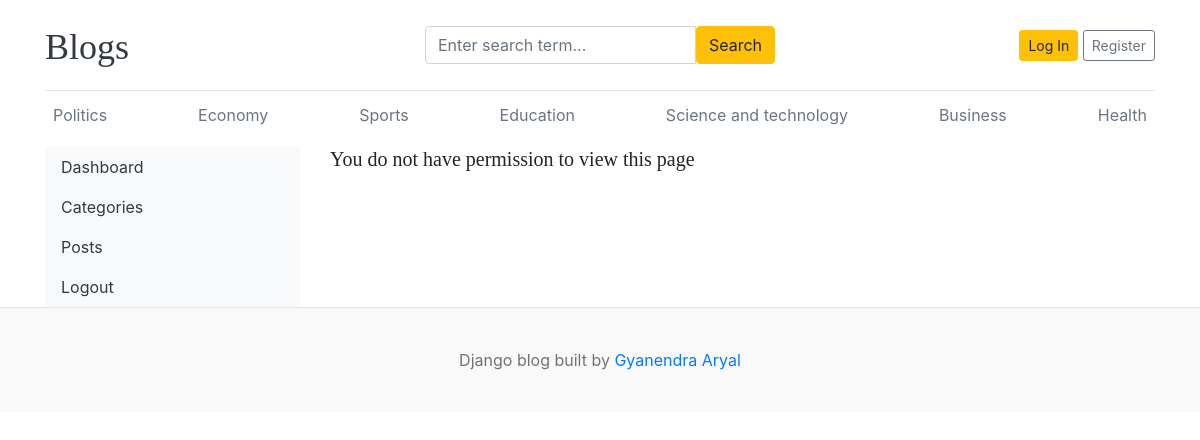
The page /dashboard/users/ on the database its author committed.
### blogs/models.py (models this page shows)
class Category(models.Model):
    id = models.BigAutoField(primary_key=True)
    category_name = models.CharField(max_length=100, unique=True)
    created_at = models.DateTimeField(auto_now_add=True)
    updated_at = models.DateTimeField(auto_now=True)
    class Meta:
        verbose_name_plural = "categories"
    def __str__(self):
        return self.category_name

### dashboards/views.py (the view)
# urls.py: path("users/", views.users, name="users"),
def users(request):
    users = User.objects.all()
    context = {"users": users}
    return render(request, "dashboard/users.html", context)

### blogs/context_processors.py (called while the page is built)
def get_categories(request):
    categories = Category.objects.all()
    return dict(categories=categories)

def get_social_links(request):
    social_links = SocialLink.objects.all()
    return dict(social_links=social_links)

### templates/dashboard/users.html (shortened to what this page needs)
{% extends "base.html" %}
{% block content %}
<div class="row">
  {% include "dashboard/sidebar.html" %} {% comment %} Right sidebar {% endcomment %}
  <div class="col-md-9">
    {% if perms.auth.view_user %}
    <h1>All Users</h1>
    <a href="{% url "add_user"%}" class="btn text-light btn-dark float-right mb-2">Add User</a>
    <table class="table table-hover">
      <thead>
        <tr>
          <th>S.N</th>
          <th>Full Name</th>
          <th>Username</th>
          <th>Email</th>
          <th>Active</th>
          <th>Staff</th>
          <th>Superuser</th>
          <th>Action</th>
        </tr>
      </thead>
      <tbody>
         {% for user in users %}
        <tr>
          <td>{{forloop.counter}}</td>
          <td>{{user.first_name}} {{user.last_name}}</td>
          <td>{{user.username}}</td>
          <td>{{user.email}}</td>
          <td>{% if user.is_active %}<i class="fa fa-check text-success"></i> {% else %}<i class="fa fa-times text-danger"></i>{% endif %}</td>
          <td>{% if user.is_staff %}<i class="fa fa-check text-success"></i> {% else %}<i class="fa fa-times text-danger"></i>{% endif %}</td>
          <td>{% if user.is_superuser %}<i class="fa fa-check text-success"></i> {% else %}<i class="fa fa-times text-danger"></i>{% endif %}</td>
          <td>
            <a href="{% url "edit_user" user.id %}">
              <i class="fa fa-edit text-success"> Edit</i>
            </a>
            &nbsp;
            <a href="{% url "delete_user" user.id %}">
              <i class="fa fa-trash text-danger"> Delete</i>
            </a>
          </td>
        </tr>
        {% endfor %}
      </tbody>
    </table>
    {% else %}
    <h5>You do not have permission to view this page</h5>
    {% endif %}
  </div>
</div>
{% endblock content %}

### templates/base.html (shortened to what this page needs)
{%load static%}
<!DOCTYPE html>
<html lang="en">
<head>
    <link href="https://getbootstrap.com/docs/4.0/dist/css/bootstrap.min.css" rel="stylesheet">
    <link href="{% static 'css/blog.css'%}" rel="stylesheet">
    <link rel="stylesheet" href="https://cdnjs.cloudflare.com/ajax/libs/font-awesome/4.7.0/css/font-awesome.min.css">
  </head>
<body>
    <div class="container">
      <header class="blog-header py-3">
        <div class="row flex-nowrap justify-content-between align-items-center">
          <div class="col-4 pt-1">
            <a class="blog-header-logo text-dark" href="/">Blogs</a>
          </div>
          <div class = "col-4">
            <form action="{% url "search" %}" method="GET">
                <div class="input-group">
                    <input class="form-control" name="keyword" value="{{ keyword }}" type="text" placeholder="Enter search term...">
                    <button type="submit" class="btn btn-warning " id="button-search">Search</button>
                </div>
            </form>
          </div>
          <div class="col-4 d-flex justify-content-end align-items-center">
            {% if not user.is_authenticated %}
            <a class="btn btn-sm btn-warning" href="{% url "login"%}">Log In</a> &nbsp;
            <a class="btn btn-sm btn-outline-secondary" href="{% url 'register'%}">Register</a>
            {% endif %}
          </div>
        </div>
      </header>
      <div class="nav-scroller py-1 mb-2">
        <nav class="nav d-flex justify-content-between">
            {% for cat in categories%}
          <a class="p-2 text-muted" href="{% url 'posts_by_category' cat.id %} ">{{cat}}</a>
          {% endfor %}
        </nav>
      </div>
{% block content %}
{% endblock content %}
</div>
<footer class="blog-footer">
    <p>Django blog built by <a href="#">Gyanendra Aryal</a></p>
</footer>
</body>
</html>

### blog_main/static/css/blog.css (style rules this page uses)
.blog-header { border-bottom: 1px solid #e5e5e5; }
.blog-header-logo { font-family: "Playfair Display", Georgia, "Times New Roman", serif; font-size: 2.25rem; }
h1, h2, h3, h4, h5, h6 { font-family: "Playfair Display", Georgia, "Times New Roman", serif; }
.blog-footer { padding: 2.5rem 0; color: #727272; text-align: center; background-color: #f9f9f9; border-top: .05rem solid #e5e5e5; }
.blog-footer p:last-child { margin-bottom: 0; }

### rows shown on the page
Category: category_name "Politics"
Category: category_name "Economy"
Category: category_name "Sports"
Category: category_name "Education"
Category: category_name "Science and technology"
Category: category_name "Business"
Category: category_name "Health"
